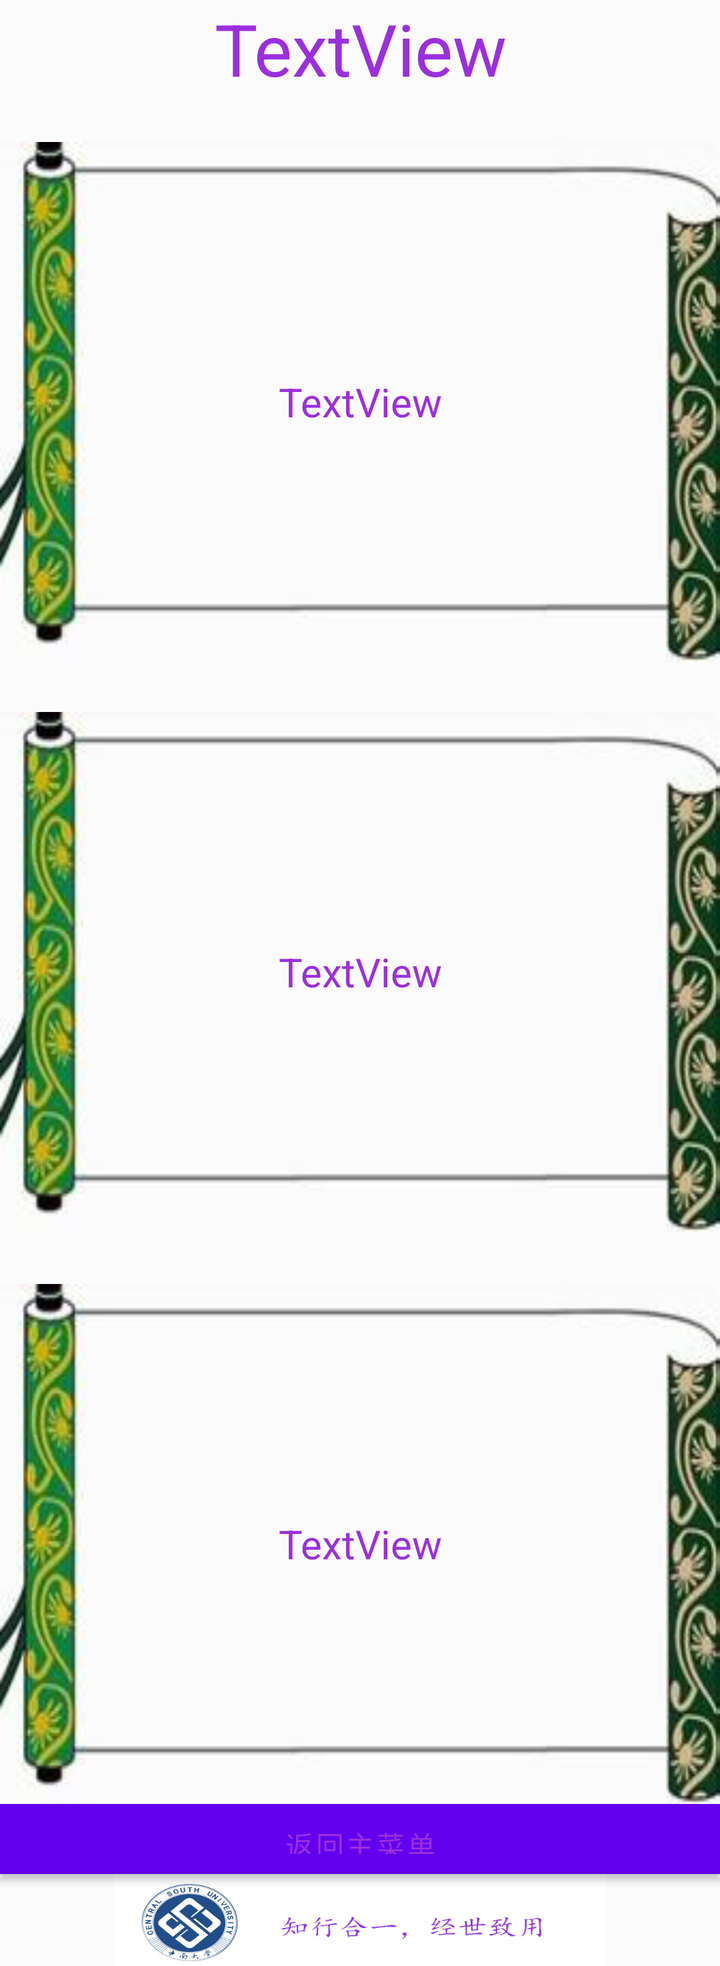
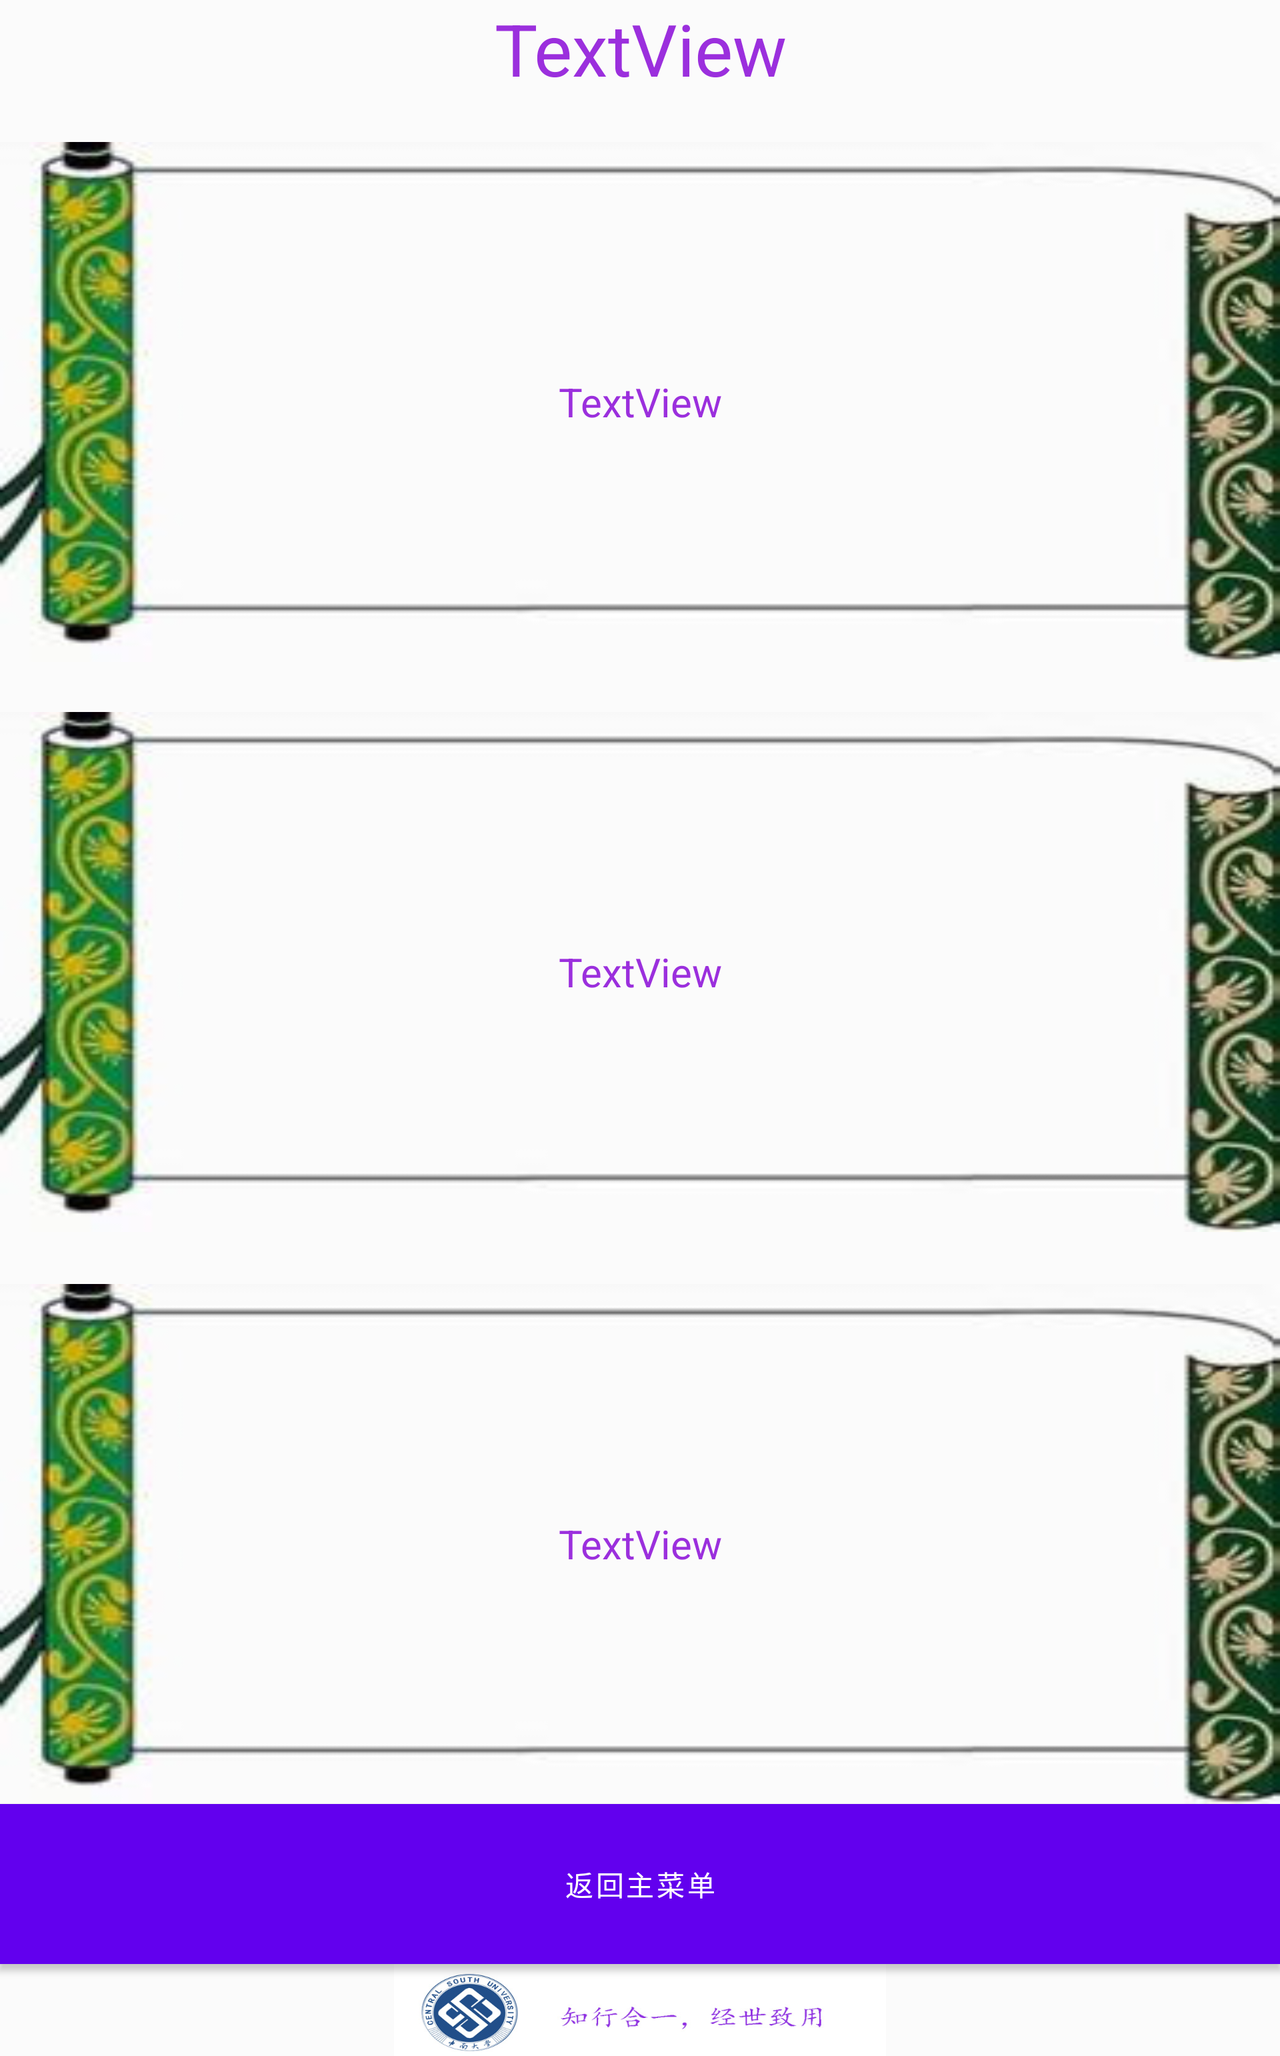

An Android layout and its configuration variant, each rendered on a device that would load it. The default file and the variant file are quoted in full after the pictures.
<!-- AndroidManifest.xml: application theme AppTheme -->
<!-- res/layout/train.xml -->
<?xml version="1.0" encoding="utf-8"?>


<ScrollView
    xmlns:android="http://schemas.android.com/apk/res/android"
    android:layout_width="wrap_content"
    android:layout_height="wrap_content"
    android:layout_alignParentLeft="true"
    android:layout_alignParentStart="true"
    android:layout_alignParentBottom="true">

<RelativeLayout
    android:layout_width="match_parent"
    android:layout_height="match_parent"
    android:background="#fbfbfb">

    <TextView
        android:layout_width="match_parent"
        android:layout_height="25dp"
        android:layout_below="@+id/title"

        android:layout_alignParentLeft="true"
        android:layout_alignParentStart="true"
        android:id="@+id/textView20" />

    <TextView
        android:text="TextView"
        android:layout_width="match_parent"
        android:layout_height="260dp"
        android:id="@+id/method"
        android:textColor="#9b2fdd"
        android:background="@drawable/biankuang"
        android:gravity="center"
        android:layout_below="@+id/textView32"
        android:textSize="20dp"
        />

    <TextView
        android:layout_width="match_parent"
        android:layout_height="25dp"
        android:id="@+id/textView32"
        android:textSize="20dp"

        android:layout_below="@+id/introduce"
        android:layout_alignParentLeft="true"
        android:layout_alignParentStart="true" />

    <TextView
        android:background="@drawable/csu"
        android:layout_width="246dp"
        android:layout_height="46dp"
        android:id="@+id/csulogo"
        android:layout_centerHorizontal="true"
       android:layout_below="@+id/rtn"
        android:layout_alignParentBottom="true" />

    <TextView
        android:text="TextView"
        android:layout_width="match_parent"
        android:layout_height="260dp"
        android:textSize="20dp"
        android:textColor="#9b2fdd"
        android:id="@+id/introduce"
        android:background="@drawable/biankuang"
        android:gravity="center"
        android:layout_below="@+id/textView20"
        android:layout_alignParentLeft="true"
        android:layout_alignParentStart="true" />

    <TextView
        android:text="TextView"
        android:layout_width="match_parent"
        android:layout_height="46dp"
        android:textSize="36dp"
        android:textColor="#9b2fdd"
        android:textAlignment="center"
        android:gravity="center"
        android:id="@+id/title"
        android:layout_alignParentTop="true"
        android:layout_alignParentLeft="true"
        android:layout_alignParentStart="true" />

    <TextView
        android:layout_width="match_parent"
        android:layout_height="26dp"
        android:id="@+id/textView34"
        android:textSize="26dp"
        android:layout_below="@+id/method"
        android:layout_alignParentLeft="true"
        android:layout_alignParentStart="true" />

    <Button
    android:text="返回主菜单"
    android:layout_width="match_parent"
    android:layout_height="35dp"
        android:id="@+id/rtn"
        android:textColor="#9b2fdd"
       android:background="#FFFFFF"
        android:layout_below="@+id/recognition"
        android:layout_alignParentLeft="true"
        android:layout_alignParentStart="true" />

    <TextView
        android:text="TextView"
        android:layout_width="match_parent"
        android:layout_height="260dp"
        android:id="@+id/recognition"
        android:textColor="#9b2fdd"
        android:background="@drawable/biankuang"
        android:gravity="center"
        android:textSize="20dp"
        android:layout_below="@+id/textView34"
        android:layout_alignParentLeft="true"
        android:layout_alignParentStart="true" />


</RelativeLayout>
</ScrollView>
<!-- resources referenced by this layout -->
<resources>
  <!-- drawable biankuang: jpg bitmap (drawable-xhdpi, 34598 bytes) -->
  <!-- drawable csu: jpg bitmap (drawable-xhdpi, 52105 bytes) -->
</resources>
<!-- res/layout-land/train.xml (the repository's variant of the layout above) -->
<!-- drawn on the phone turned sideways -->
<?xml version="1.0" encoding="utf-8"?>


<ScrollView
    xmlns:android="http://schemas.android.com/apk/res/android"
    android:layout_width="wrap_content"
    android:layout_height="wrap_content"
    android:layout_alignParentLeft="true"
    android:layout_alignParentStart="true"
    android:layout_alignParentBottom="true">

<RelativeLayout
    android:layout_width="match_parent"
    android:layout_height="match_parent"
    android:background="#fbfbfb">

    <TextView
        android:text="TextView"
        android:layout_width="match_parent"
        android:layout_height="46dp"
        android:textSize="36dp"
        android:textColor="#9b2fdd"
        android:textAlignment="center"
        android:gravity="center"
        android:id="@+id/title"
        android:layout_alignParentTop="true"
        android:layout_alignParentLeft="true"
        android:layout_alignParentStart="true" />

    <TextView
        android:layout_width="match_parent"
        android:layout_height="25dp"
        android:layout_below="@+id/title"

        android:layout_alignParentLeft="true"
        android:layout_alignParentStart="true"
        android:id="@+id/textView20" />

    <TextView
        android:text="TextView"
        android:layout_width="match_parent"
        android:layout_height="260dp"
        android:id="@+id/method"
        android:textColor="#9b2fdd"
        android:background="@drawable/biankuang"
        android:gravity="center"
        android:layout_below="@+id/textView32"
        android:textSize="20dp"
        />

    <TextView
        android:layout_width="match_parent"
        android:layout_height="25dp"
        android:id="@+id/textView32"
        android:textSize="20dp"

        android:layout_below="@+id/introduce"
        android:layout_alignParentLeft="true"
        android:layout_alignParentStart="true" />


    <TextView
        android:text="TextView"
        android:layout_width="match_parent"
        android:layout_height="260dp"
        android:id="@+id/recognition"
        android:textColor="#9b2fdd"
        android:background="@drawable/biankuang"
        android:gravity="center"
        android:textSize="20dp"
        android:layout_below="@+id/textView34"
      />

    <TextView
        android:layout_width="match_parent"
        android:layout_height="26dp"
        android:id="@+id/textView34"
        android:textSize="26dp"
        android:layout_below="@+id/method"
        android:layout_alignParentLeft="true"
        android:layout_alignParentStart="true" />
    <Button
        android:text="返回主菜单"
        android:layout_width="match_parent"
        android:layout_height="80dp"
       android:layout_below="@+id/recognition"
       android:background="#FFFFFF"
        android:id="@+id/rtn" />

    <TextView
        android:background="@drawable/csu"
        android:layout_width="246dp"
        android:layout_height="46dp"
        android:id="@+id/csulogo"
        android:layout_centerHorizontal="true"
       android:layout_below="@+id/rtn" />

    <TextView
        android:text="TextView"
        android:layout_width="match_parent"
        android:layout_height="260dp"
        android:textSize="20dp"
        android:textColor="#9b2fdd"

        android:id="@+id/introduce"
        android:background="@drawable/biankuang"
        android:gravity="center"
        android:layout_below="@+id/textView20"
        android:layout_alignParentLeft="true"
        android:layout_alignParentStart="true" />
</RelativeLayout>
</ScrollView>
